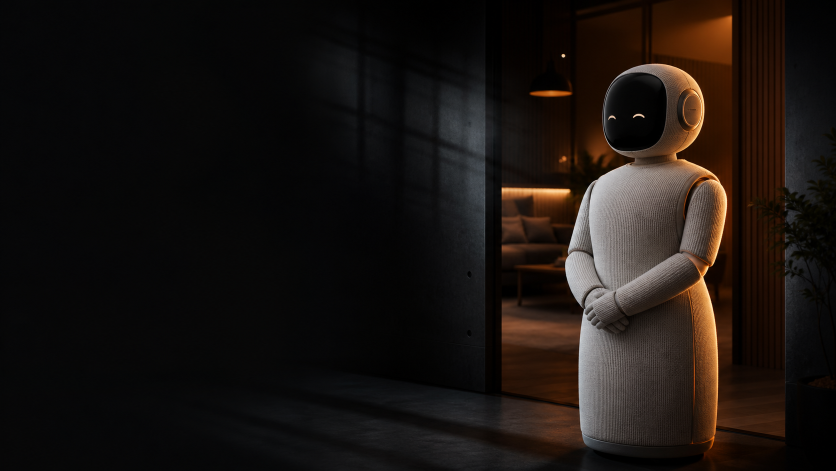
#> input picture videos/001-neo-499-worth-it/graphics/posters/doorway.png, 1672 x 941 px (shown at 1/2 size)
$ python make_thumb_v2.py
#> lines starting #> are read from the running program, lines starting #| are printed output that depends on the picture
"""Video #001 thumbnail v2 — doorway poster + brand type (design system v1.1).

Template ("locked thumbnail template" per BLUEPRINT week 1):
poster right, text stack in left negative space —
mono eyebrow / giant orange hook number / white subject / sharp-tier kicker.
"""

from pathlib import Path
from PIL import Image, ImageDraw, ImageFont

OUT = Path(__file__).parent
FONTS = OUT.parent.parent.parent / "fonts"
W, H = 1280, 720

ACCENT = "#F2703C"
FG = "#F0F0EE"
DIM = "#96989E"


def sans(size, weight=700):
    f = ImageFont.truetype(str(FONTS / "InstrumentSans.ttf"), size)
    f.set_variation_by_axes([100, weight])
    return f


def mono(size, medium=True):
    name = "IBMPlexMono-Medium.ttf" if medium else "IBMPlexMono-Regular.ttf"
    return ImageFont.truetype(str(FONTS / name), size)


poster = Image.open(OUT / "posters" / "doorway.png").convert("RGB")
#> poster is the input picture: PIL image 1672x941 RGB; mean R, G, B 26.2, 20.1, 16.9
img = poster.resize((W, round(poster.height * W / poster.width)))
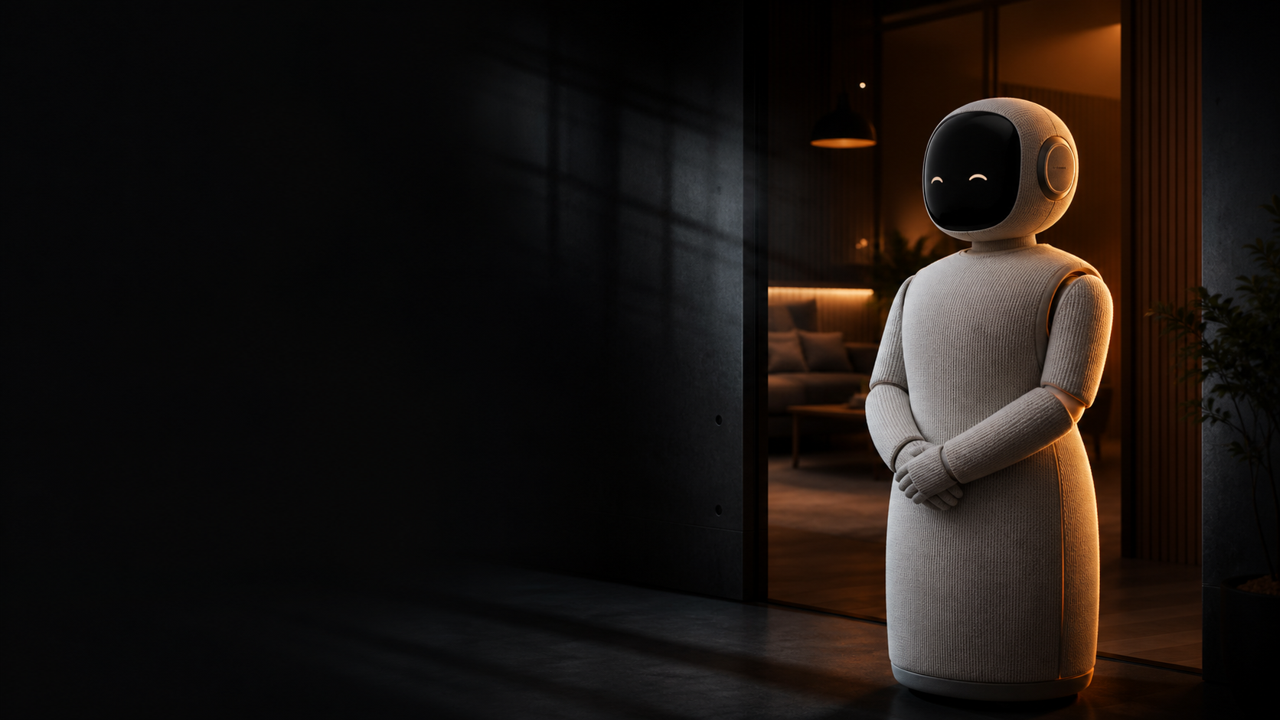
#> img: PIL image 1280x720 RGB; mean R, G, B 26.2, 20.1, 16.9
img = img.crop((0, (img.height - H) // 2, W, (img.height - H) // 2 + H))
d = ImageDraw.Draw(img, "RGBA")

# legibility scrim over the left text column only
for x in range(760):
    a = int(200 * (1 - x / 760) ** 1.5)
    d.line([(x, 0), (x, H)], fill=(10, 10, 12, a))

d.text((64, 96), "THE ROBOT DESK", font=mono(30), fill=ACCENT)
d.text((58, 150), "$499/MO", font=sans(168, 700), fill=ACCENT)
#> (the run stopped early here; a loop or call above may not have finished)

$ run again, with videos/001-neo-499-worth-it/graphics/posters/bands.png copied over videos/001-neo-499-worth-it/graphics/posters/doorway.png
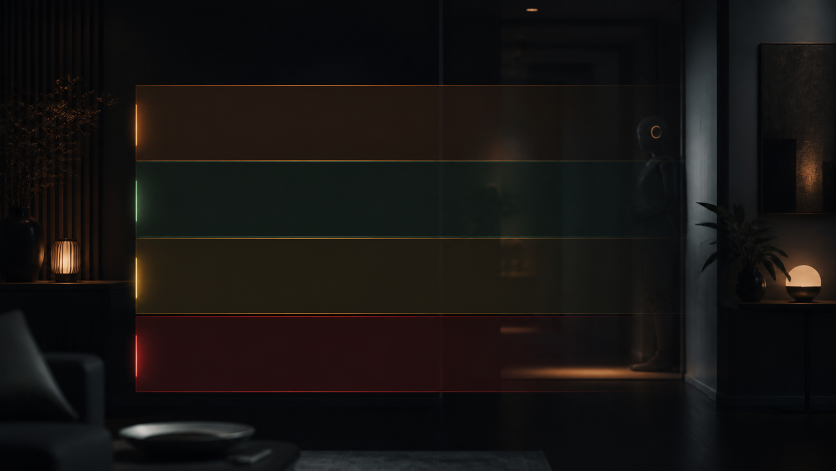
#> input picture videos/001-neo-499-worth-it/graphics/posters/bands.png, 1672 x 941 px (shown at 1/2 size)
#> poster is the input picture: PIL image 1672x941 RGB; mean R, G, B 22.3, 19.5, 18
#> `img = poster.resize((W, round(poster.height * W / poster.width)))`:
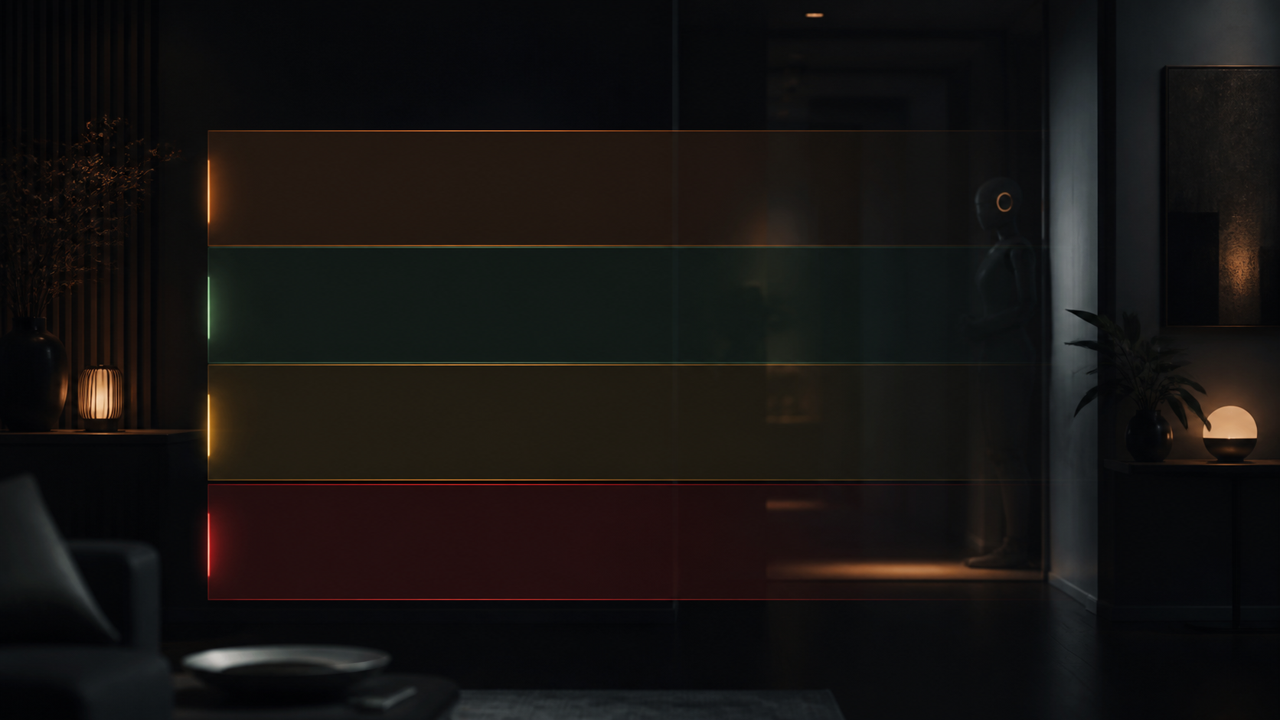
#> img: PIL image 1280x720 RGB; mean R, G, B 22.3, 19.5, 18

$ run again, with videos/001-neo-499-worth-it/graphics/posters/desk.png copied over videos/001-neo-499-worth-it/graphics/posters/doorway.png
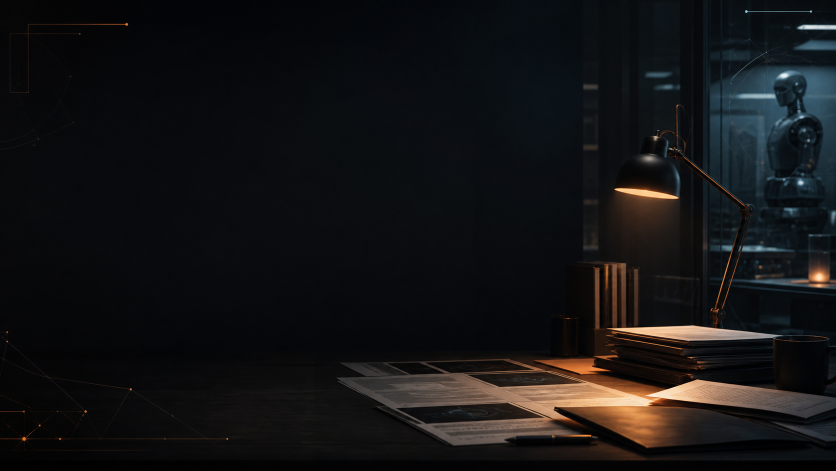
#> input picture videos/001-neo-499-worth-it/graphics/posters/desk.png, 1672 x 941 px (shown at 1/2 size)
#> poster is the input picture: PIL image 1672x941 RGB; mean R, G, B 19.7, 19.5, 20.7
#> `img = poster.resize((W, round(poster.height * W / poster.width)))`:
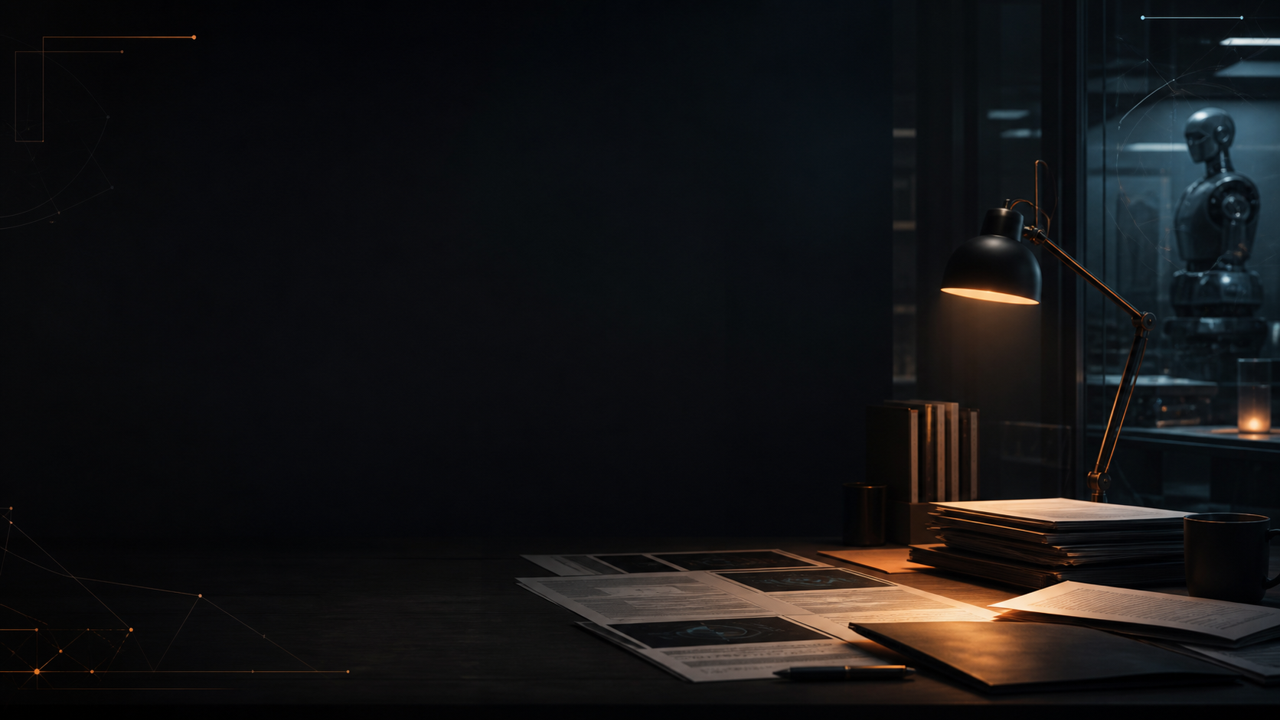
#> img: PIL image 1280x720 RGB; mean R, G, B 19.7, 19.5, 20.7

$ run again, with videos/001-neo-499-worth-it/graphics/posters/pedestals.png copied over videos/001-neo-499-worth-it/graphics/posters/doorway.png
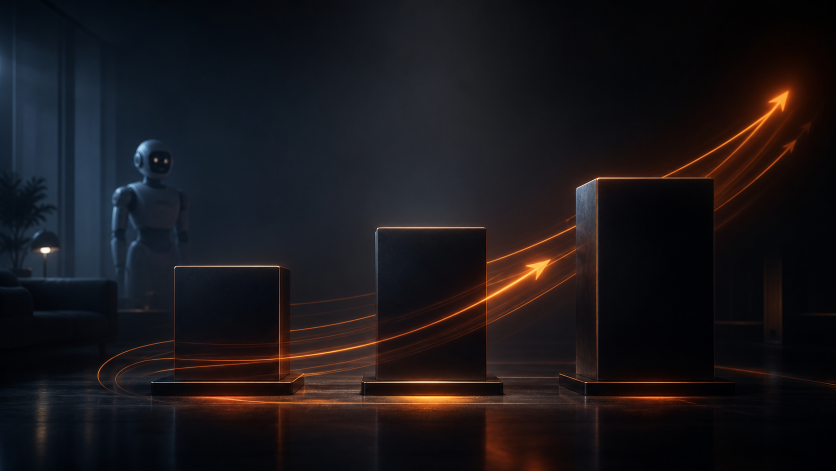
#> input picture videos/001-neo-499-worth-it/graphics/posters/pedestals.png, 1672 x 941 px (shown at 1/2 size)
#> poster is the input picture: PIL image 1672x941 RGB; mean R, G, B 25.8, 22.6, 25.9
#> `img = poster.resize((W, round(poster.height * W / poster.width)))`:
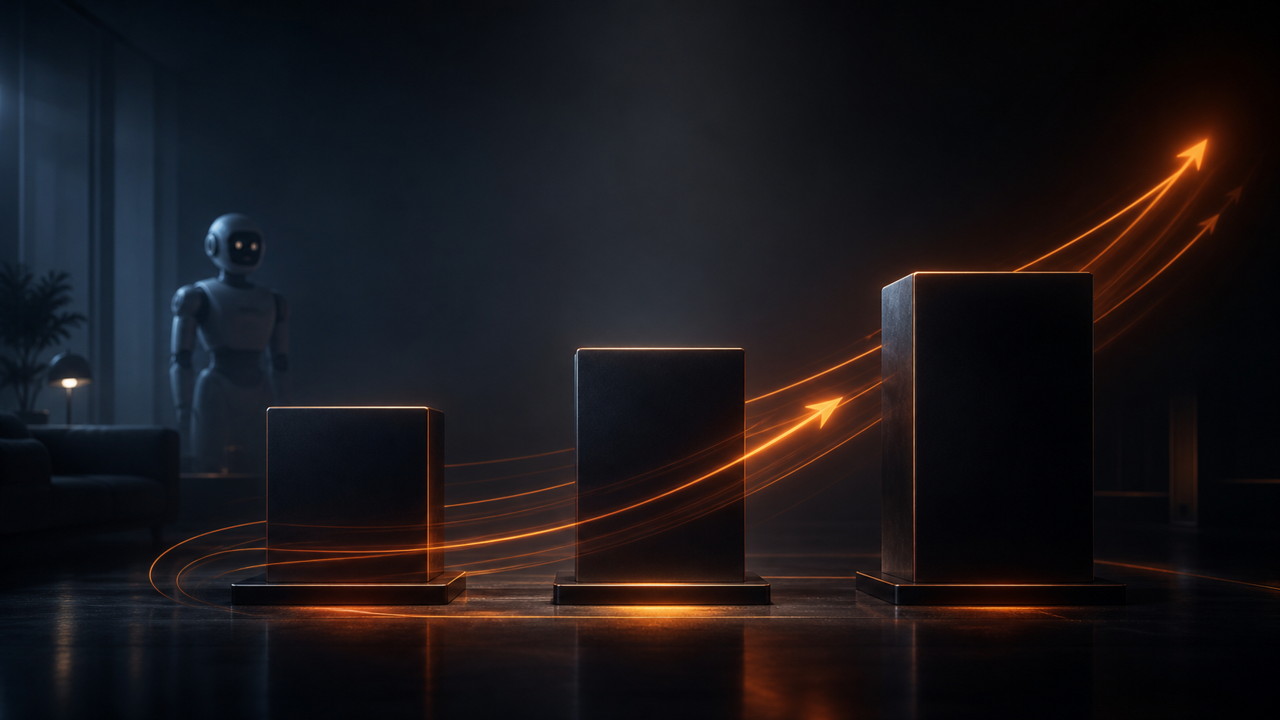
#> img: PIL image 1280x720 RGB; mean R, G, B 25.8, 22.6, 25.9
